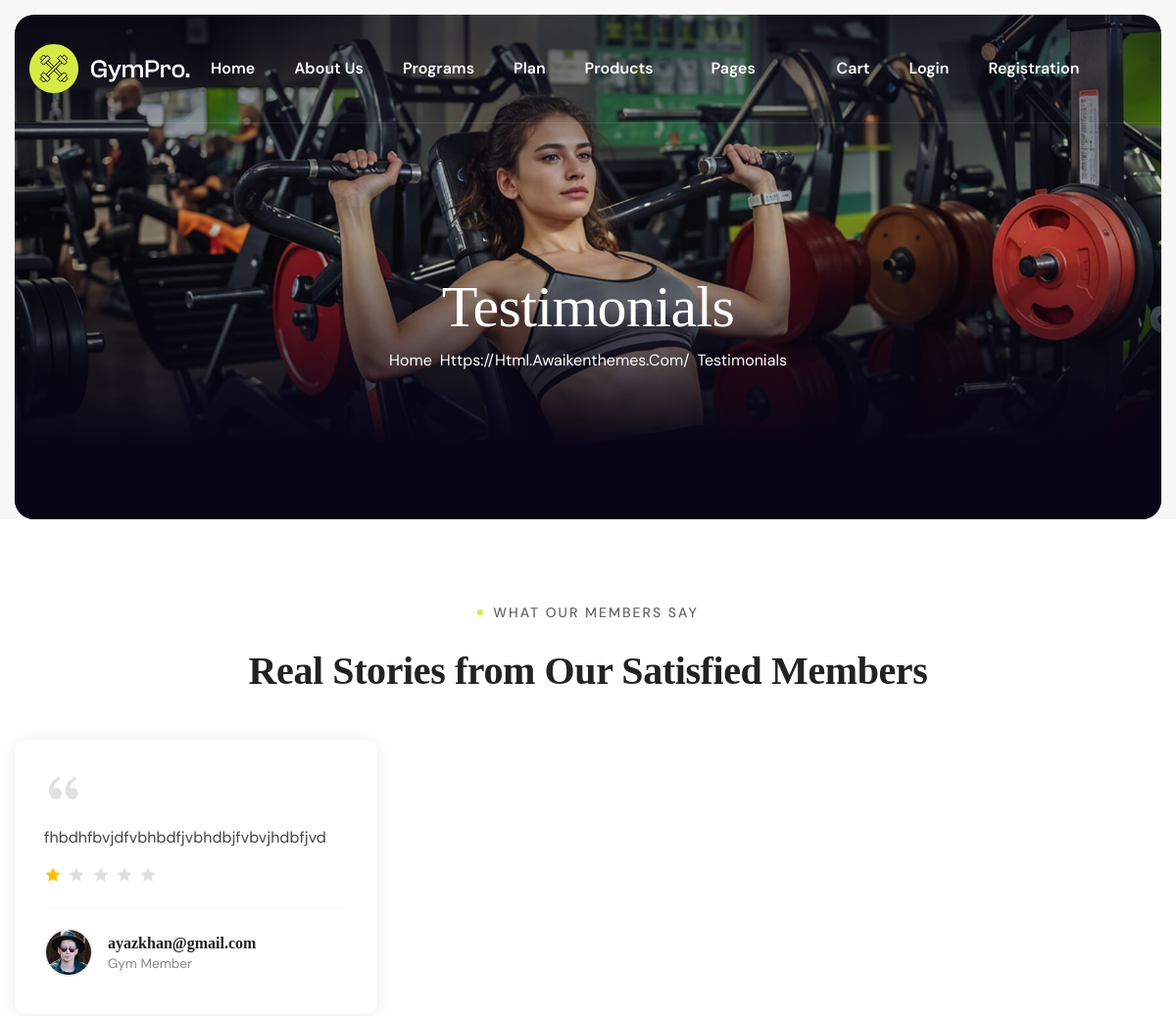
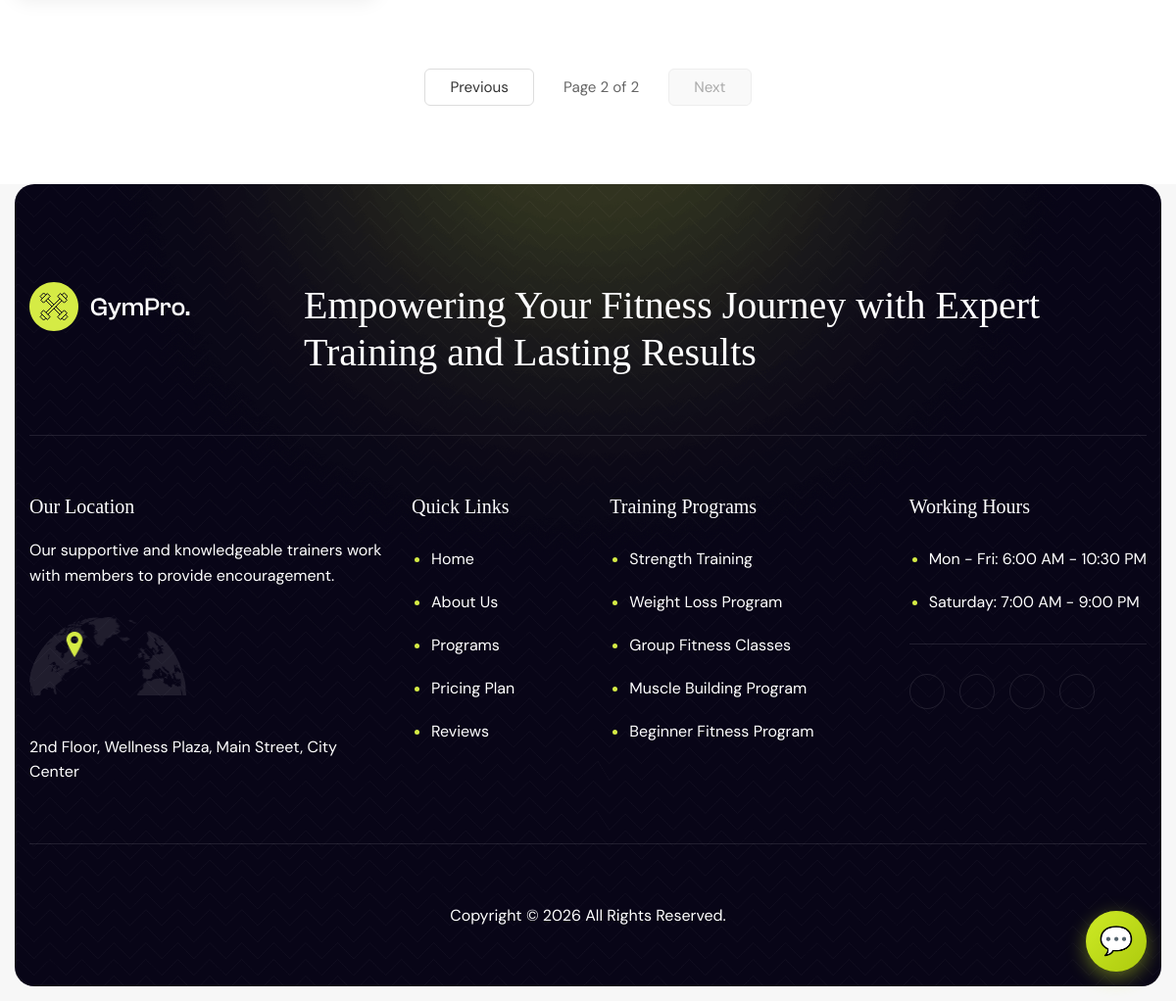
The page /testimonials/?page=2 on the database its author committed (2 pictures, top to bottom).
### GYM/models.py (models this page shows, shortened)
class Feedback(models.Model):
    user = models.ForeignKey(User,on_delete=models.CASCADE)
    title = models.CharField(max_length=100)
    message = models.TextField()
    ratting = models.PositiveIntegerField(default=3, validators=[MinValueValidator(1), MaxValueValidator(5)])
    submitted_at = models.DateTimeField(auto_now_add=True)

### GYM/views.py (the view)
# urls.py: path('testimonials/', views.testimonials, name='testimonials'),
def testimonials(request):
    review_list = Feedback.objects.all().order_by('-ratting', '-id')
    paginator = Paginator(review_list, 6) # Ek page par sirf 6 reviews
    page_number = request.GET.get('page')
    review = paginator.get_page(page_number)
    return render(request, 'GYM/testimonials.html', {'review': review})

### GYM/context_processors.py (called while the page is built, shortened)
def subscription_context(request):
    return {
        'has_active_subscription': False,
        'user_subscription': None,
        'user_plan_level': -1,
        'user_plan_name': 'Guest',
        'is_silver_or_above': False,
        'is_pro': False,
    }

### GYM/templates/GYM/testimonials.html (shortened to what this page needs)
{% extends "GYM/base.html" %}
{% load static %}
{% block content %}
    <div class="page-header bg-section dark-section parallaxie">
        <div class="container">
            <div class="row">
                <div class="col-lg-12">
                    <div class="page-header-box">
                        <h1 class="text-anime-style-3" data-cursor="-opaque">Testimonials</h1>
                        <nav class="wow fadeInUp">
                            <ol class="breadcrumb">
                                <li class="breadcrumb-item"><a href="{% url 'home' %}">home</a></li>
                                <li class="breadcrumb-item active" aria-current="page">Testimonials</li>
                            </ol>
                        </nav>
                    </div>
                </div>
            </div>
        </div>
    </div>
    <div class="testimonials" style="background: #fff; padding: 80px 0;">
        <div class="container">
            <div class="section-title text-center mb-5">
                <span class="section-sub-title wow fadeInUp" style="color: #666; font-size: 14px; text-transform: uppercase; letter-spacing: 2px;">What Our Members Say</span>
                <h2 class="text-anime-style-3 mt-2" data-cursor="-opaque" style="font-size: 2.5rem; font-weight: 700; color: #222;">Real Stories from Our Satisfied Members</h2>
            </div>
            <div class="row">
                {% for review in review %}
                <div class="col-md-6 col-lg-4 mb-4">
                    <div class="testimonial-card" style="background: #fff; border-radius: 12px; padding: 30px; box-shadow: 0 2px 20px rgba(0,0,0,0.08); min-height: 280px; transition: transform 0.3s ease, box-shadow 0.3s ease;">
                        <div class="quote-icon mb-3">
                        </div>
                        <div class="testimonial-text mb-3">
                            <p style="font-size: 1rem; line-height: 1.7; color: #444; margin: 0;">{{ review.message }}</p>
                        </div>
                        <div class="star-rating mb-4">
                            {% with rating=review.ratting|default:0|floatformat:1 %}
                                {% with rating_int=rating|floatformat:0 %}
                                    {% for i in "12345" %}
                                        {% if forloop.counter <= rating_int|add:0 %}
                                            <svg width="18" height="18" viewBox="0 0 24 24" fill="#FFC107" xmlns="http://www.w3.org/2000/svg" style="display: inline-block; margin-right: 2px;">
                                                <path d="M12 2l3.09 6.26L22 9.27l-5 4.87 1.18 6.88L12 17.77l-6.18 3.25L7 14.14 2 9.27l6.91-1.01L12 2z"/>
                                            </svg>
                                        {% else %}
                                            <svg width="18" height="18" viewBox="0 0 24 24" fill="#e0e0e0" xmlns="http://www.w3.org/2000/svg" style="display: inline-block; margin-right: 2px;">
                                                <path d="M12 2l3.09 6.26L22 9.27l-5 4.87 1.18 6.88L12 17.77l-6.18 3.25L7 14.14 2 9.27l6.91-1.01L12 2z"/>
                                            </svg>
                                        {% endif %}
                                    {% endfor %}
                                {% endwith %}
                            {% endwith %}
                        </div>
                        <hr style="border: none; border-top: 1px solid #eee; margin: 20px 0;">
                        <div class="testimonial-author d-flex align-items-center">
                            <div class="author-image" style="margin-right: 15px;">
                                {% if review.user.profile_image %}
                                    <img src="{{ review.user.profile_image.url }}" alt="{{ review.user.username }}" style="width: 50px; height: 50px; border-radius: 50%; object-fit: cover; border: 2px solid #f0f0f0;">
                                {% else %}
                                    <img src="{% static 'images/author-1.jpg' %}" alt="{{ review.user.username }}" style="width: 50px; height: 50px; border-radius: 50%; object-fit: cover; border: 2px solid #f0f0f0;">
                                {% endif %}
                            </div>
                            <div class="author-info">
                                <h4 style="font-size: 1rem; font-weight: 600; color: #222; margin: 0 0 3px 0;">{{ review.user.get_full_name|default:review.user.username }}</h4>
                                <span style="font-size: 0.85rem; color: #888;">Gym Member</span>
                            </div>
                        </div>
                    </div>
                </div>
                {% empty %}
                <div class="col-12 text-center">
                    <p style="color: #666; font-size: 1.1rem;">No testimonials available yet.</p>
                </div>
                {% endfor %}
            </div>
            {% if review.paginator.num_pages > 1 %}
            <div class="pagination-wrapper text-center mt-5">
                <div class="pagination" style="display: inline-flex; align-items: center; gap: 10px;">
                    {% if review.has_previous %}
                        <a href="?page={{ review.previous_page_number }}" class="page-btn" style="padding: 10px 25px; border: 1px solid #ddd; border-radius: 6px; text-decoration: none; color: #333; font-size: 0.95rem; transition: all 0.3s ease; background: #fff;">
                            Previous
                        </a>
                    {% else %}
                        <span class="page-btn disabled" style="padding: 10px 25px; border: 1px solid #eee; border-radius: 6px; color: #aaa; font-size: 0.95rem; background: #f9f9f9; cursor: not-allowed;">
                            Previous
                        </span>
                    {% endif %}
                    <span class="page-info" style="padding: 10px 20px; font-size: 0.95rem; color: #666;">
                        Page {{ review.number }} of {{ review.paginator.num_pages }}
                    </span>
                    {% if review.has_next %}
                        <a href="?page={{ review.next_page_number }}" class="page-btn" style="padding: 10px 25px; border: 1px solid #ddd; border-radius: 6px; text-decoration: none; color: #333; font-size: 0.95rem; transition: all 0.3s ease; background: #fff;">
                            Next
                        </a>
                    {% else %}
                        <span class="page-btn disabled" style="padding: 10px 25px; border: 1px solid #eee; border-radius: 6px; color: #aaa; font-size: 0.95rem; background: #f9f9f9; cursor: not-allowed;">
                            Next
                        </span>
                    {% endif %}
                </div>
            </div>
            {% endif %}
        </div>
    </div>
{% endblock %}

### GYM/templates/GYM/testimonials.html (style rules this page uses)
.star-rating svg { vertical-align: middle; }

### rows shown on the page
Feedback: message "fhbdhfbvjdfvbhbdfjvbhdbjfvbvjhdbfjvd", user.get_full_name "ayazkhan@gmail.com"

### other values the page prints
{{ review.number }} "2"
{{ review.paginator.num_pages }} "2"
